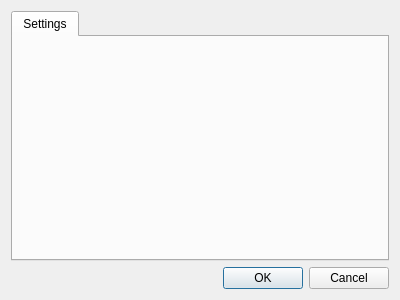
<?xml version="1.0" encoding="UTF-8"?>
<ui version="4.0">
 <class>Dialog</class>
 <widget class="QDialog" name="Dialog">
  <property name="geometry">
   <rect>
    <x>0</x>
    <y>0</y>
    <width>400</width>
    <height>300</height>
   </rect>
  </property>
  <property name="windowTitle">
   <string>Dialog</string>
  </property>
  <layout class="QVBoxLayout" name="verticalLayout_2">
   <item>
    <layout class="QVBoxLayout" name="verticalLayout">
     <item>
      <widget class="QTabWidget" name="tabWidget">
       <property name="currentIndex">
        <number>0</number>
       </property>
       <widget class="QWidget" name="tab">
        <attribute name="title">
         <string>Settings</string>
        </attribute>
        <layout class="QHBoxLayout" name="horizontalLayout"/>
       </widget>
      </widget>
     </item>
    </layout>
   </item>
   <item>
    <widget class="QDialogButtonBox" name="buttonBox">
     <property name="orientation">
      <enum>Qt::Horizontal</enum>
     </property>
     <property name="standardButtons">
      <set>QDialogButtonBox::Cancel|QDialogButtonBox::Ok</set>
     </property>
    </widget>
   </item>
  </layout>
 </widget>
 <resources/>
 <connections>
  <connection>
   <sender>buttonBox</sender>
   <signal>accepted()</signal>
   <receiver>Dialog</receiver>
   <slot>accept()</slot>
   <hints>
    <hint type="sourcelabel">
     <x>248</x>
     <y>254</y>
    </hint>
    <hint type="destinationlabel">
     <x>157</x>
     <y>274</y>
    </hint>
   </hints>
  </connection>
  <connection>
   <sender>buttonBox</sender>
   <signal>rejected()</signal>
   <receiver>Dialog</receiver>
   <slot>reject()</slot>
   <hints>
    <hint type="sourcelabel">
     <x>316</x>
     <y>260</y>
    </hint>
    <hint type="destinationlabel">
     <x>286</x>
     <y>274</y>
    </hint>
   </hints>
  </connection>
 </connections>
</ui>
